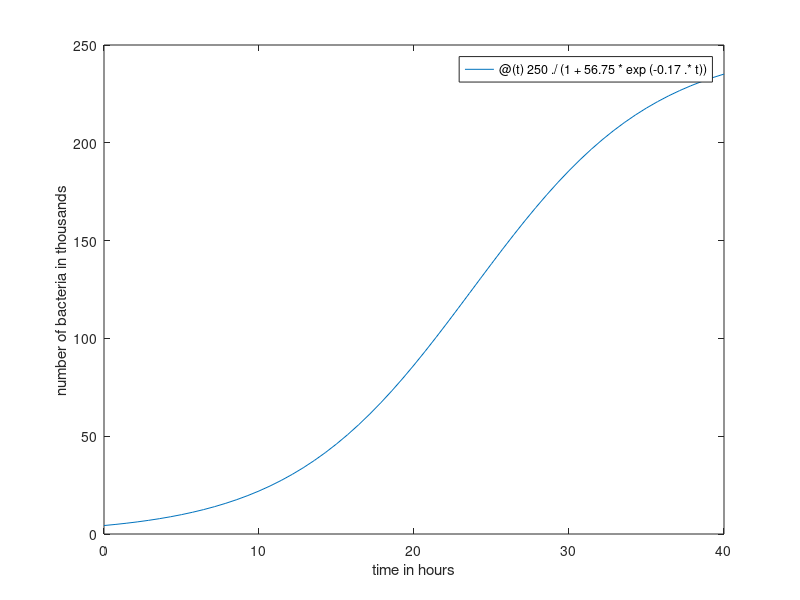
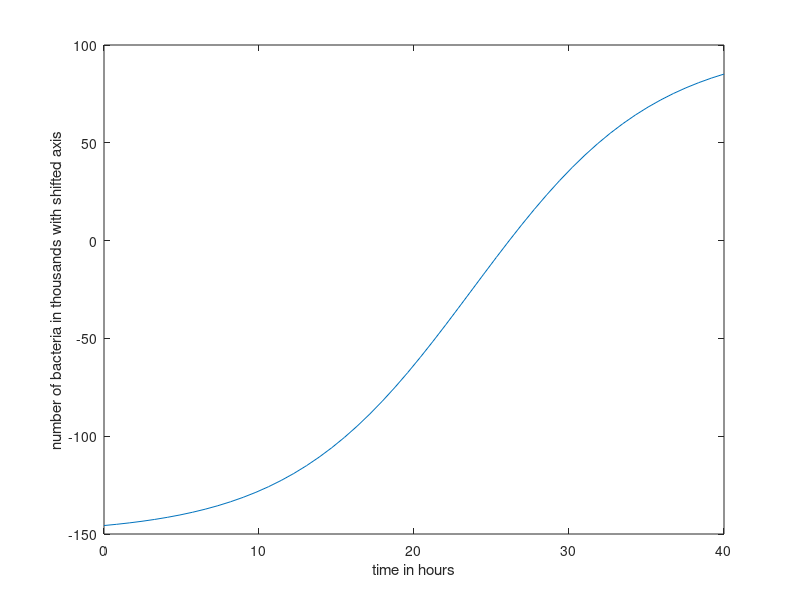
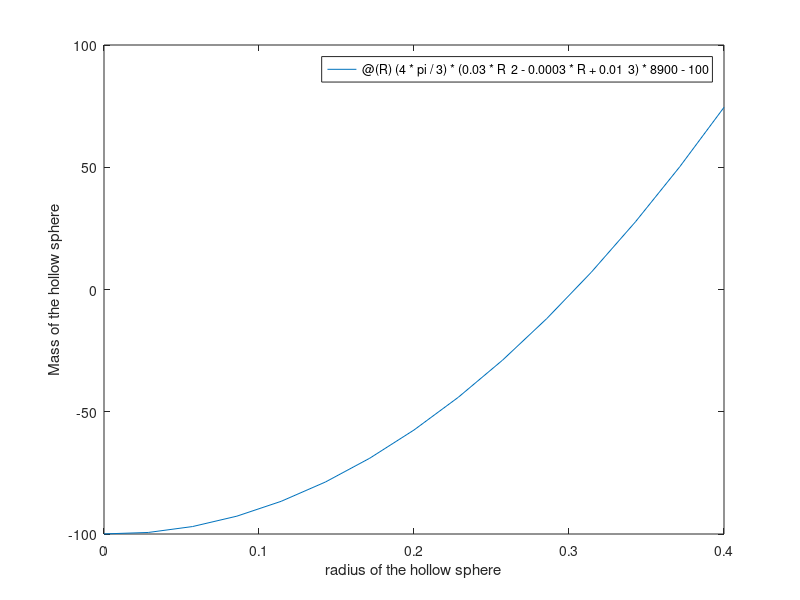

Write MATLAB code to recreate these figures, in order.
%{
    Basic Matlab Plotting

    9/17/2014   Jake Tully

    This Script plats basic funtions and ansewers some lab questions

%}

%part A
clear
clc
close all

B=@(t) 250./(1+56.75*exp(-0.17.*t));
ansewer1=B(1)
ansewer4=B(4)
x=[1 4];
ansewerx=B(x)
figure(1);
fplot(B,[0 40])
xlabel('time in hours')
ylabel('number of bacteria in thousands')

x1=linspace(0,40,50);
clear B
B=@(t) 250./(1+56.75*exp(-0.17.*t))-150;
ansewerx1=B(x1);
figure(2);
plot(x1,ansewerx1)
xlabel('time in hours')
ylabel('number of bacteria in thousands with shifted axis')
T=fzero(B,25);
fprintf('150000 bacteria will have grown after %f hours\n \n',T  )

%part B
M=@(R) (4*pi/3)*(0.03*R^2-0.0003*R+0.01^3)*8900-100;
figure(3)
 fplot(M,[0 0.4]);
 xlabel('radius of the hollow sphere')
 ylabel('Mass of the hollow sphere')
 m=fzero(M,0.3);
 C=[1118.4 11.184 -99.9627];
 m1=roots(C);
 fprintf('The radius of the sphere with a mass off 100kg:\n is %f using the fzero method\n is %f and %f using the roots method\n',m,m1)
clear
